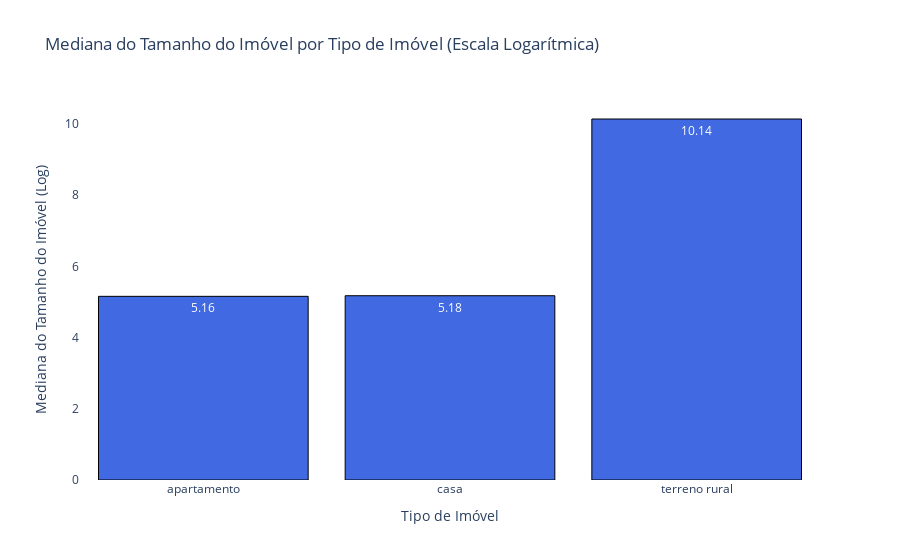

The notebook cell saved with this chart:
### Markdown cell above
A suavização logarítmica foi aplicada devido à grande disparidade nos valores dos tamanhos dos imóveis, especialmente no caso dos terrenos rurais. Esses terrenos possuem valores significativamente mais altos, o que é esperado, já que podem representar áreas como fazendas, sítios ou terrenos para cultivo. Para lidar com essa diferença acentuada, utilizamos a mediana como medida de tendência central, pois ela é menos sensível a valores discrepantes, o que garante uma comparação mais robusta.

A análise sugere que os tamanhos dos terrenos rurais, de fato, apresentam valores muito elevados em relação aos outros tipos de imóveis. Esse fato corrobora a hipótese de que qualquer comparação envolvendo a coluna de tamanhos de imóveis deve ser feita com cautela, especialmente quando envolve terrenos rurais, devido à sua magnitude. Portanto, qualquer análise comparativa envolvendo esses valores precisa ser moderada, considerando a natureza excepcional dos dados relacionados aos terrenos rurais.

### Code cell
mediana_tamanho_por_tipo = dados.groupby('tipo_imovel')['tamanho_imovel'].mean().reset_index(name='mediana_tamanho')

# Aplicando transformação logarítmica para suavizar grandes discrepâncias
mediana_tamanho_por_tipo['mediana_log'] = np.log1p(mediana_tamanho_por_tipo['mediana_tamanho'])

fig = px.bar(mediana_tamanho_por_tipo,
             x='tipo_imovel',
             y='mediana_log',
             title='Mediana do Tamanho do Imóvel por Tipo de Imóvel (Escala Logarítmica)',
             labels={'mediana_log': 'Mediana do Tamanho do Imóvel (Log)', 'tipo_imovel': 'Tipo de Imóvel'},
             color='mediana_log',
             color_continuous_scale='blues')


# Ajuste para melhorar a exibição das barras
fig.update_traces(
    texttemplate='%{y:.2f}',
    textposition='inside',
    marker=dict(color='royalblue', line=dict(color='black', width=1))
)

fig.update_layout(
    xaxis_tickangle=360,
    plot_bgcolor='white',
    showlegend=False,
    bargap=0.15
)

fig.show()

### Figure 1 — Plotly figure (JSON) as saved in the notebook; plotly's stock layout.template omitted (floating-point values rounded to 4 significant figures)
{"data": [{"hovertemplate": "Tipo de Imóvel=%{x}<br>Mediana do Tamanho do Imóvel (Log)=%{marker.color}<extra></extra>", "legendgroup": "", "marker": {"color": "royalblue", "coloraxis": "coloraxis", "line": {"color": "black", "width": 1}, "pattern": {"shape": ""}}, "name": "", "orientation": "v", "showlegend": false, "textposition": "inside", "texttemplate": "%{y:.2f}", "type": "bar", "x": ["apartamento", "casa", "terreno rural"], "xaxis": "x", "y": [5.16, 5.177, 10.14], "yaxis": "y"}], "layout": {"bargap": 0.15, "barmode": "relative", "coloraxis": {"colorbar": {"title": {"text": "Mediana do Tamanho do Imóvel (Log)"}}, "colorscale": [[0, "rgb(247,251,255)"], [0.125, "rgb(222,235,247)"], [0.25, "rgb(198,219,239)"], [0.375, "rgb(158,202,225)"], [0.5, "rgb(107,174,214)"], [0.625, "rgb(66,146,198)"], [0.75, "rgb(33,113,181)"], [0.875, "rgb(8,81,156)"], [1, "rgb(8,48,107)"]]}, "legend": {"tracegroupgap": 0}, "plot_bgcolor": "white", "showlegend": false, "title": {"text": "Mediana do Tamanho do Imóvel por Tipo de Imóvel (Escala Logarítmica)"}, "xaxis": {"anchor": "y", "domain": [0, 1], "tickangle": 0, "title": {"text": "Tipo de Imóvel"}}, "yaxis": {"anchor": "x", "domain": [0, 1], "title": {"text": "Mediana do Tamanho do Imóvel (Log)"}}}}
